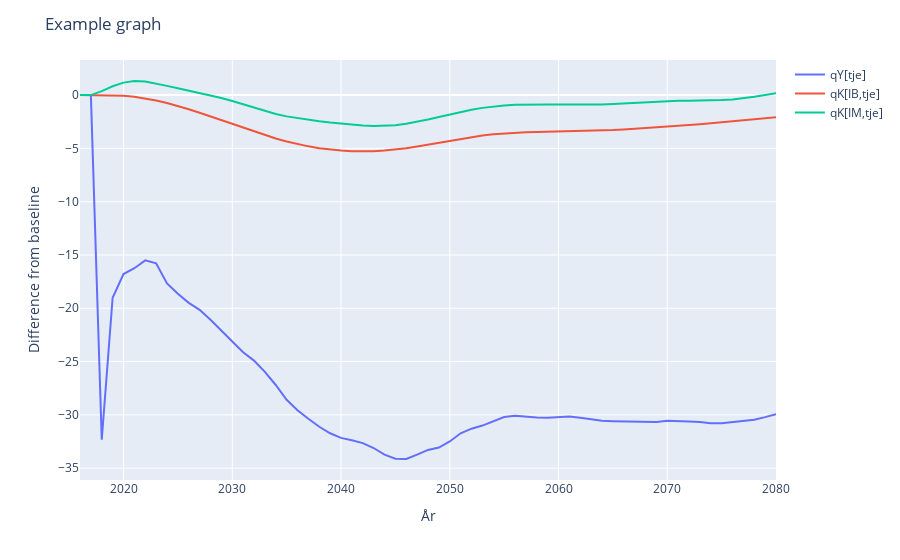

The notebook cell this image was saved under:
### Markdown cell above
Here is an example with a few more useful arguments:

### Code cell
plot([s.qY, s.qK],
        operator="m",
        start_year=2016,
        end_year=2080,
        reference_database=None,
        default_set_aggregations={"s_": ["tje"], "s": ["tje"]},
        layout={"title": "Example graph", "yaxis": {"title": "Difference from baseline"}},  # See plotly documentation for other layout options
)

### Figure 1 — Plotly figure (JSON) as saved in the notebook; plotly's stock layout.template omitted (floating-point values rounded to 4 significant figures)
{"data": [{"hovertemplate": "variable=qY[tje]<br>index=%{x}<br>value=%{y}<extra></extra>", "legendgroup": "qY[tje]", "line": {"color": "#636efa", "dash": "solid"}, "mode": "lines", "name": "qY[tje]", "orientation": "v", "showlegend": true, "type": "scatter", "x": [2016, 2017, 2018, 2019, 2020, 2021, 2022, 2023, 2024, 2025, 2026, 2027, 2028, 2029, 2030, 2031, 2032, 2033, 2034, 2035, 2036, 2037, 2038, 2039, 2040, 2041, 2042, 2043, 2044, 2045, 2046, 2047, 2048, 2049, 2050, 2051, 2052, 2053, 2054, 2055, 2056, 2057, 2058, 2059, 2060, 2061, 2062, 2063, 2064, 2065, 2066, 2067, 2068, 2069, 2070, 2071, 2072, 2073, 2074, 2075, 2076, 2077, 2078, 2079, 2080], "xaxis": "x", "y": [0, -1.364e-12, -32.34, -19.01, -16.78, -16.24, -15.5, -15.78, -17.67, -18.64, -19.49, -20.15, -21.08, -22.06, -23.11, -24.13, -24.91, -25.97, -27.2, -28.58, -29.57, -30.37, -31.12, -31.73, -32.16, -32.39, -32.65, -33.11, -33.74, -34.13, -34.14, -33.73, -33.29, -33.07, -32.5, -31.73, -31.3, -31.01, -30.59, -30.21, -30.09, -30.18, -30.26, -30.26, -30.2, -30.15, -30.28, -30.45, -30.57, -30.6, -30.62, -30.62, -30.63, -30.68, -30.56, -30.57, -30.62, -30.67, -30.79, -30.8, -30.67, -30.55, -30.46, -30.21, -29.93], "yaxis": "y"}, {"hovertemplate": "variable=qK[IB,tje]<br>index=%{x}<br>value=%{y}<extra></extra>", "legendgroup": "qK[IB,tje]", "line": {"color": "#EF553B", "dash": "solid"}, "mode": "lines", "name": "qK[IB,tje]", "orientation": "v", "showlegend": true, "type": "scatter", "x": [2016, 2017, 2018, 2019, 2020, 2021, 2022, 2023, 2024, 2025, 2026, 2027, 2028, 2029, 2030, 2031, 2032, 2033, 2034, 2035, 2036, 2037, 2038, 2039, 2040, 2041, 2042, 2043, 2044, 2045, 2046, 2047, 2048, 2049, 2050, 2051, 2052, 2053, 2054, 2055, 2056, 2057, 2058, 2059, 2060, 2061, 2062, 2063, 2064, 2065, 2066, 2067, 2068, 2069, 2070, 2071, 2072, 2073, 2074, 2075, 2076, 2077, 2078, 2079, 2080], "xaxis": "x", "y": [0, 0, 0.004863, -0.007889, -0.05664, -0.1539, -0.3044, -0.5048, -0.747, -1.023, -1.326, -1.651, -1.994, -2.35, -2.712, -3.074, -3.428, -3.766, -4.078, -4.357, -4.602, -4.808, -4.977, -5.109, -5.204, -5.263, -5.283, -5.264, -5.206, -5.109, -4.978, -4.82, -4.643, -4.456, -4.271, -4.094, -3.934, -3.796, -3.682, -3.594, -3.528, -3.482, -3.45, -3.429, -3.413, -3.397, -3.378, -3.352, -3.317, -3.273, -3.22, -3.161, -3.096, -3.028, -2.958, -2.886, -2.812, -2.734, -2.651, -2.561, -2.466, -2.366, -2.264, -2.167, -2.08], "yaxis": "y"}, {"hovertemplate": "variable=qK[IM,tje]<br>index=%{x}<br>value=%{y}<extra></extra>", "legendgroup": "qK[IM,tje]", "line": {"color": "#00cc96", "dash": "solid"}, "mode": "lines", "name": "qK[IM,tje]", "orientation": "v", "showlegend": true, "type": "scatter", "x": [2016, 2017, 2018, 2019, 2020, 2021, 2022, 2023, 2024, 2025, 2026, 2027, 2028, 2029, 2030, 2031, 2032, 2033, 2034, 2035, 2036, 2037, 2038, 2039, 2040, 2041, 2042, 2043, 2044, 2045, 2046, 2047, 2048, 2049, 2050, 2051, 2052, 2053, 2054, 2055, 2056, 2057, 2058, 2059, 2060, 2061, 2062, 2063, 2064, 2065, 2066, 2067, 2068, 2069, 2070, 2071, 2072, 2073, 2074, 2075, 2076, 2077, 2078, 2079, 2080], "xaxis": "x", "y": [0, 0, 0.371, 0.827, 1.172, 1.324, 1.282, 1.101, 0.8682, 0.6364, 0.4218, 0.2112, -0.01365, -0.2672, -0.5554, -0.8706, -1.198, -1.509, -1.778, -1.994, -2.167, -2.314, -2.448, -2.571, -2.681, -2.777, -2.854, -2.899, -2.893, -2.824, -2.691, -2.507, -2.287, -2.046, -1.802, -1.572, -1.369, -1.198, -1.067, -0.9737, -0.9146, -0.8824, -0.8716, -0.8761, -0.8876, -0.8998, -0.9045, -0.8961, -0.8724, -0.8324, -0.779, -0.7181, -0.6564, -0.6006, -0.5573, -0.53, -0.517, -0.5115, -0.5009, -0.4697, -0.4074, -0.3048, -0.1628, 0.00251, 0.1673], "yaxis": "y"}], "layout": {"legend": {"title": {"text": ""}, "tracegroupgap": 0}, "margin": {"t": 60}, "title": {"text": "Example graph"}, "xaxis": {"anchor": "y", "domain": [0, 1], "title": {"text": "År"}}, "yaxis": {"anchor": "x", "domain": [0, 1], "title": {"text": "Difference from baseline"}}}}
